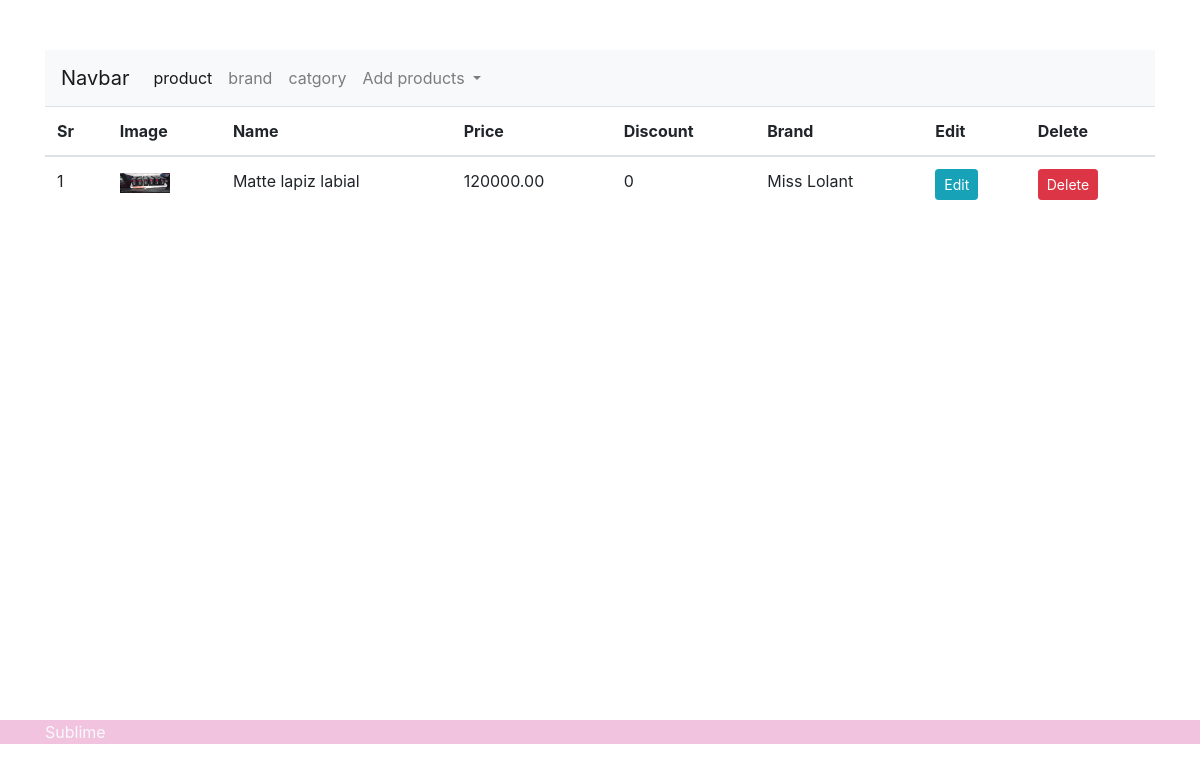
The page /admin on the database its author committed.
### shop/products/models.py (models this page shows, shortened)
class Addproduct(db.Model):
    __seachbale__ = ['name','desc']
    id = db.Column(db.Integer, primary_key=True)
    name = db.Column(db.String(80), nullable=False)
    price = db.Column(db.Numeric(10,2), nullable=False)
    discount = db.Column(db.Integer, default=0)
    stock = db.Column(db.Integer, nullable=False)
    colors = db.Column(db.Text, nullable=False)
    desc = db.Column(db.Text, nullable=False)
    pub_date = db.Column(db.DateTime, nullable=False,default=datetime.utcnow)
    category_id = db.Column(db.Integer, db.ForeignKey('category.id'),nullable=False)
    category = db.relationship('Category',backref=db.backref('categories', lazy=True))
    brand_id = db.Column(db.Integer, db.ForeignKey('brand.id'),nullable=False)
    brand = db.relationship('Brand',backref=db.backref('brands', lazy=True))
    image_1 = db.Column(db.String(150), nullable=False, default='image1.jpg')
    image_2 = db.Column(db.String(150), nullable=False, default='image2.jpg')
    image_3 = db.Column(db.String(150), nullable=False, default='image3.jpg')

class Brand(db.Model):
    id = db.Column(db.Integer, primary_key=True)
    name = db.Column(db.String(30), unique=True, nullable=False)

### shop/admin/routes.py (the view)
@app.route('/admin')
def admin():
    products = Addproduct.query.all()
    return render_template('admin/index.html', title='Admin page',products=products)

### shop/templates/admin/index.html (shortened to what this page needs)
{% extends 'layout.html' %}
{% block content %}
<div class="container">
    <nav class="navbar navbar-expand-lg navbar-light bg-light">
        <a class="navbar-brand" href="{{url_for('admin')}}">Navbar</a>
        <div class="collapse navbar-collapse" id="navbarNavDropdown">
          <ul class="navbar-nav">
            <li class="nav-item active">
              <a class="nav-link" href="{{url_for('admin')}}">product <span class="sr-only">(current)</span></a>
            </li>
            <li class="nav-item">
              <a class="nav-link" href="{{url_for('brands')}}">brand</a>
            </li>
            <li class="nav-item">
              <a class="nav-link" href="{{url_for('categories')}}">catgory</a>
            </li>
            <li class="nav-item dropdown">
              <a class="nav-link dropdown-toggle" href="#" id="navbarDropdownMenuLink" role="button" data-toggle="dropdown" aria-haspopup="true" aria-expanded="false">
                Add products
              </a>
            </li>
          </ul>
        </div>
      </nav>
</div>
<div class="container">
    <table class="table tbale-sm">
        <thead>
            <th>Sr</th>
            <th>Image</th>
            <th>Name</th>
            <th>Price</th>
            <th>Discount</th>
            <th>Brand</th>
            <th>Edit</th>
            <th>Delete</th>
        </thead>
        <tbody>
          {% for product in products %}
          <tr>
            <td>{{loop.index}}</td>
            <td> <img src="{{url_for('static',filename='images/' + product.image_1)}}" alt="{{product.name}}" width="50" height="20"></td>
            <td>{{ product.name }}</td>
            <td>{{ product.price }}</td>
            <td>{{ product.discount }}</td>
            <td>{{ product.brand.name}}</td>
            <td> <a href="{{url_for('updateproduct', id=product.id)}}" class="btn btn-sm btn-info">Edit </a> </td>
            <td><button type="button" class="btn btn-danger btn-sm" data-toggle="modal" data-target="#exampleModal-{{product.id}}">
              Delete
            </button></td>
          </tr>
          {% endfor %}
        </tbody>
    </table>
</div>
{% endblock content %}

### shop/static/css/custom.css (style rules this page uses)
body { padding-top: 50px; }

### rows shown on the page
Addproduct: image_1 (picture), name "Matte lapiz labial", price "120000.00", discount "0", brand.name "Miss Lolant"
